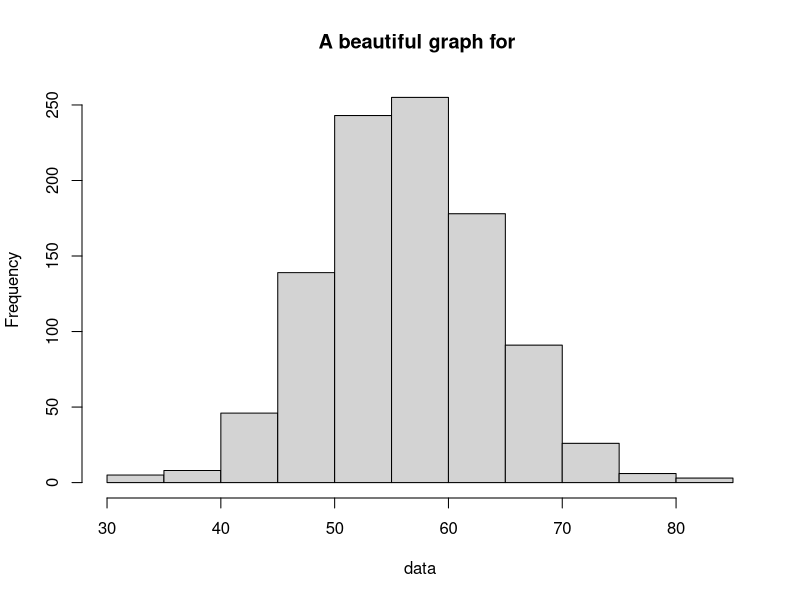

Write R code to recreate this figure. (Note: this script raises an error after producing the figure.)

# Source this awesome script to do clever data science!
if(!require(here)) install.packages("here")
cat("Adding a new line at the top\n\n")
user_name = readline("Hello there! Please type your username and press Enter: ")

fav_num = sample(10:100, 1)
cat("Okay", user_name, "I'm going to guess your favourite number is...", fav_num, "!")
cat("\n\nSo, I'll make a beautiful graph of a Poisson distribution with lambda =", fav_num)

data = rpois(1000, fav_num)
hist(data, main = paste0("A beautiful graph for ", user_name))

cat("\n\nLet me save this beautiful graph and the data behind it...")

filename = paste0("data_",user_name,"_",format(Sys.time(), "%Hh%M"),".rds")
saveRDS(data, here::here("data", filename))

graphname = paste0("graph_",user_name,"_",format(Sys.time(), "%Hh%M"),".png")
png(here::here("figures", graphname))
hist(data, main = paste0("A beautiful graph for ", user_name))
dev.off()

cat("\n\nDone! Don't forget to commit the changes ;)")